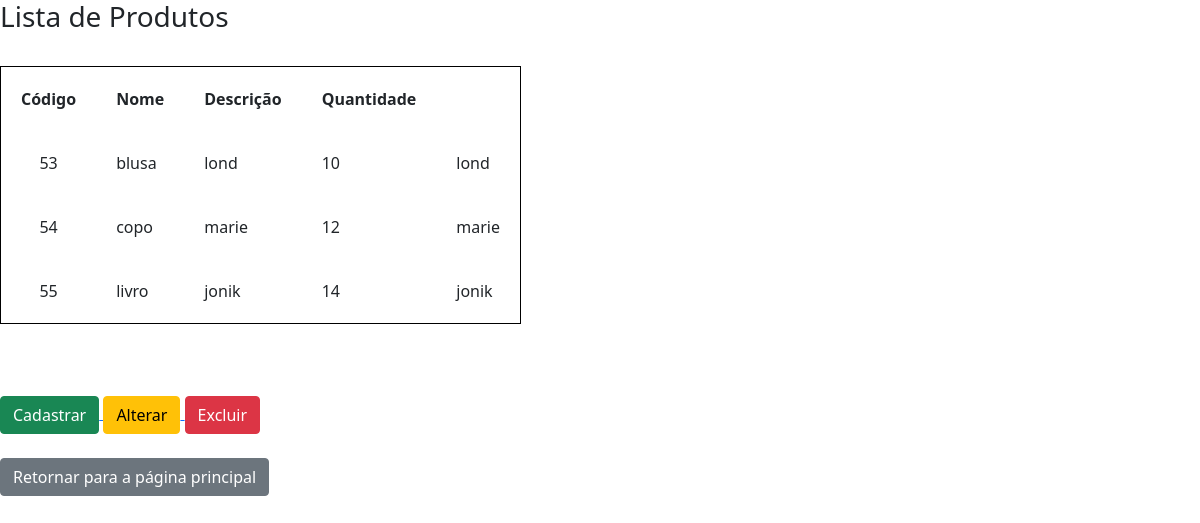
/view/listaProduto.php, run on the app's committed database.
### tables this page shows
CREATE TABLE `produto` (
  `codigo` smallint(6) NOT NULL,
  `nome` varchar(5000) NOT NULL,
  `descricao` varchar(500) NOT NULL,
  `quantidade` varchar(500) NOT NULL,
  `codfilme` smallint(6) NOT NULL
);

### model/FabricaConexao.php (called while the page is built)
<?php
class FabricaConexao extends PDO {
  private $dbn = "mysql:host=localhost;port=3306;dbname=bancoteste";
  private $usr = "root";
  private $pwd = "";
  public $handle = null;
  function __construct() {
    try {
      if($this->handle == null) {
        $dbh = parent::__construct($this->dbn, $this->usr ,$this->pwd);
        $this->handle = $dbh;
        return $this->handle;
      }
    }
    catch(PDOException $e) {
      echo "Conexão falhou. Erro: " . $e->getMessage() . "\n";
      return false;
    }
  }
  function __destruct() {
    $this->handle = NULL;
  }
}
?>

### model/produtoDAO.php (called while the page is built, shortened)
<?php
class produtoDAO {
  public $p = null;
  public function __construct() {
    $this->p = new FabricaConexao();
    $this->p->exec("set names utf8");
  }
  public function Consultar($op, $param=null) {
    try {
      $items = array();
      switch($op) {
        case 1:
          $sql = "SELECT produto.codigo, produto.nome, produto.descricao, produto.quantidade, filmes.titulo
          FROM `produto`, `filmes` WHERE produto.codfilme = filmes.codfilme";
          break;
        }
      $stmt = $this->p->query($sql);
      while($registro = $stmt->fetch(PDO::FETCH_ASSOC, PDO::FETCH_ORI_NEXT)) {
        $p = new produto();
        if(isset($registro["codigo"]))
          $p->codigo = $registro["codigo"];
        if(isset($registro["nome"]))
          $p->nome = $registro["nome"];
        if(isset($registro["descricao"]))
          $p->descricao = $registro["descricao"];
        if(isset($registro["quantidade"]))
          $p->quantidade = $registro["quantidade"];
        if($op == 1) {
          if(isset($registro["nome"]))
            $p->codfilme = $registro["nome"];
        } else {
          if(isset($registro["codfilme"]))
            $p->codfilme = $registro["codfilme"];
        }
        $items[] = $p;
      }
      return $items;
    }
    catch(PDOException $e) {
      echo "Erro: ". $e->getMessage();
    }
  }
}
?>

### model/produto.php (called while the page is built, shortened)
<?php
class produto {
  public function __get($propriedade) {
    return $this->$propriedade;
  }
}
?>

### controller/produtoController.php (the view, shortened to what this page needs)
<?php
require_once("../model/FabricaConexao.php");
require_once("../model/produto.php");
require_once("../model/produtoDAO.php");
class produtoController {
  public function controlaConsulta($op) {
    $DAO = new produtoDAO();
    $lista = array();
    $numCol = 3;
    switch($op) {
      case 1:
        $lista = $DAO->Consultar(1);
        break;
    }
    if(count($lista) > 0) {
      for($i = 0; $i < count($lista); $i++) {
        $codigo = $lista[$i]->codigo;
        $nome = $lista[$i]->nome;
        $descricao  = $lista[$i]->descricao;
        $quantidade  = $lista[$i]->quantidade;
        $codfilme  = $lista[$i]->codfilme;
        echo "<tr>";
        if($codigo)
          echo "<td style=\"text-align: center;\">$codigo</td>";
        if($descricao)
          echo "<td style=\"text-align: left;\">$descricao</td>";
        if($nome)
          echo "<td style=\"text-align: left;\">$nome</td>";
        if($nome)
          echo "<td style=\"text-align: left;\">$quantidade</td>";
        if($nome)
          echo "<td style=\"text-align: left;\">$codfilme</td>";
        echo "</tr>";
      }
    } else{
      echo "<tr>";
      echo "<td colspan=\"$numCol\">Nenhum registro encontrado!</td>";
      echo "</tr>";
    }
  }
}
?>

### view/listaProduto.php (shortened to what this page needs)
<!DOCTYPE html>
<html>
<head>
<link href="https://cdn.jsdelivr.net/npm/bootstrap@5.0.2/dist/css/bootstrap.min.css" rel="stylesheet" >
</head>
<body>
<h3>Lista de Produtos</h3>
<br>
<table>
  <tr>
    <th>Código</th>
    <th>Nome</th>
    <th>Descrição</th>
    <th>Quantidade</th>
  </tr>
  <?php
    include_once("../controller/produtoController.php");
    $obj = new produtoController();
    $obj->controlaConsulta(1);
  ?>
</table>
<br>
<br><br>
<a href="insereProduto.php">
  <button class="btn btn-success" type="button">Cadastrar </button>
</a>
<a href="alteraProduto.php">
  <button class="btn btn-warning" type="button">Alterar</button>
</a>
<a href="excluiProduto.php">
  <button class="btn btn-danger" type="button">Excluir </button>
</a><br><br>
<a href="home.php">
  <button class="btn btn-secondary" type="button">Retornar para a página principal</button>
</a>
</body>
</html>

### view/listaProduto.php (style rules this page uses)
table, td, th { padding: 20px; border: 1px solid black; height: auto; width: 200px; }
th { font-weight: bold; }
table { border-collapse: collapse; }
a { text-decoration: none; }

### data on the page
produto: codigo "53", descricao "blusa", nome "lond", quantidade "10"
produto: codigo "54", descricao "copo", nome "marie", quantidade "12"
produto: codigo "55", descricao "livro", nome "jonik", quantidade "14"
